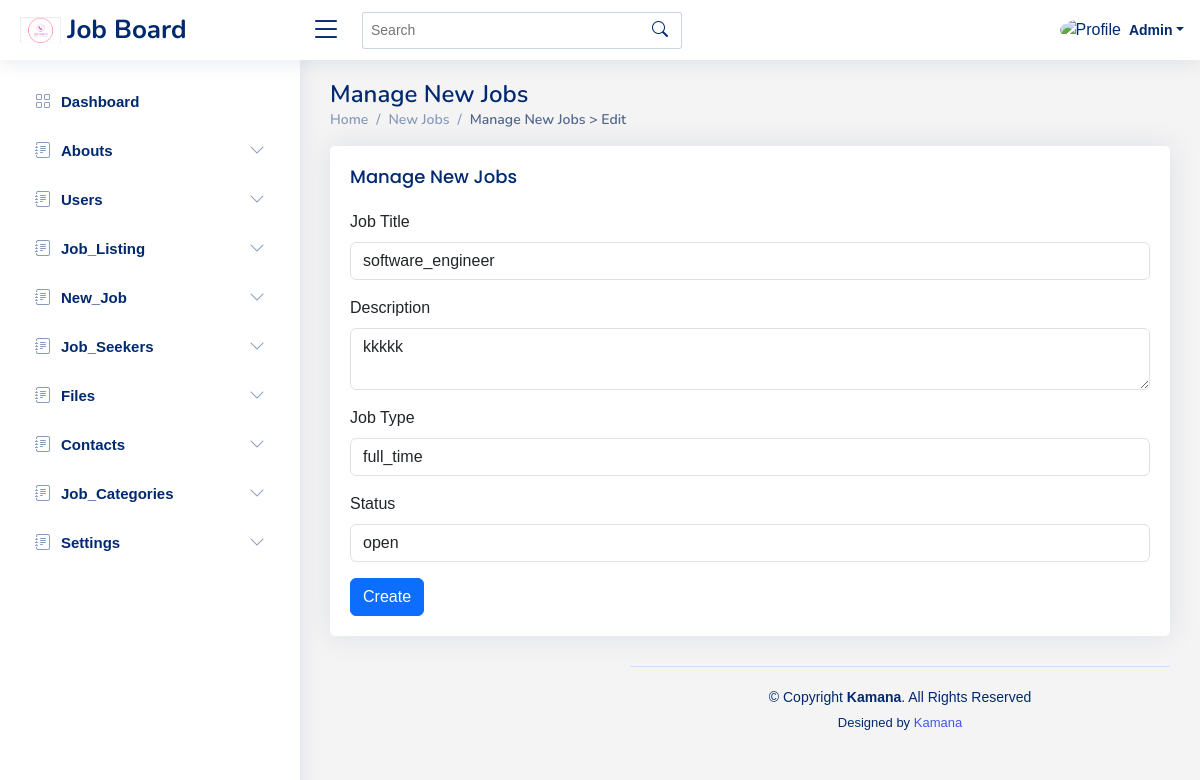
Screenshot of /admin/new_job/edit.php?id=1 (signed in) with the database file from the repository.
### tables this page shows
CREATE TABLE `new_job` (
  `id` int(11) NOT NULL,
  `title` varchar(30) NOT NULL,
  `description` text NOT NULL,
  `job_type` varchar(50) NOT NULL,
  `status` varchar(30) NOT NULL,
  `created_at` timestamp NOT NULL DEFAULT current_timestamp(),
  `updated_at` timestamp NOT NULL DEFAULT current_timestamp() ON UPDATE current_timestamp()
);

### admin/new_job/edit.php (the view, shortened to what this page needs)
<?php require('../includes/header.php'); ?>
<?php require('../includes/navbar.php'); ?>
<?php require('../includes/sidebar.php'); ?>
<main id="main" class="main">
  <div class="pagetitle">
    <h1>Manage New Jobs</h1>
    <nav>
      <ol class="breadcrumb">
        <li class="breadcrumb-item"><a href="index.html">Home</a></li>
        <li class="breadcrumb-item">New Jobs</li>
        <li class="breadcrumb-item active">Manage New Jobs > Edit</li>
      </ol>
    </nav>
  </div>
  <section class="section">
    <div class="row">
      <div class="col-lg-12">
        <div class="card">
          <div class="card-body">
            <div class="d-flex align-items-center justify-content-between">
              <h5 class="card-title">Manage New Jobs</h5>
            </div>
            <?php
            if (isset($_GET['id'])) {
              $id = $_GET['id'];
              $data = "SELECT * FROM new_job where id='$id'";
              $data_result = mysqli_query($con, $data);
              $fetch_data = mysqli_fetch_assoc($data_result);
            }
            ?>
            <form action="create.php" method="post">
              <div class="mb-3">
                <label for="title" class="form-label">Job Title</label>
                <select class="form-control" id="title" name="title" required>
                  <option value="" disabled selected><?php echo $fetch_data['title']; ?></option>
                </select>
              </div>
              <div class="mb-3">
                <label for="description" class="form-label">Description</label>
                <textarea class="form-control" id="description" name="description" required><?php echo $fetch_data['description'] ?></textarea>
              </div>
              <div class="mb-3">
                <label for="job_type" class="form-label">Job Type</label>
                <select class="form-control" id="job_type" name="job_type" required>
                  <option value="" disabled selected><?php echo $fetch_data['job_type']; ?></option>
                </select>
              </div>
              <div class="mb-3">
                <label for="status" class="form-label">Status</label>
                <select class="form-control" id="status" name="status" required>
                  <option value="" disabled selected><?php echo $fetch_data['status']; ?></option>
                </select>
              </div>
              <button type="submit" name="submit" class="btn btn-primary">Create</button>
            </form>
          </div>
        </div>
      </div>
    </div>
  </section>
  <?php require('../includes/footer.php') ?>

### admin/assets/css/style.css (style rules this page uses)
:root { scroll-behavior: smooth; }
body { font-family: "Open Sans", sans-serif; background: #f6f9ff; color: #444444; }
a { color: #4154f1; text-decoration: none; }
h1, h2, h3, h4, h5, h6 { font-family: "Nunito", sans-serif; }
body { font-family: Arial, sans-serif; margin: 0; background-color: #f4f4f4; }
#main { margin-top: 60px; padding: 20px 30px; transition: all 0.3s; }
.pagetitle { margin-bottom: 10px; }
.pagetitle h1 { font-size: 24px; margin-bottom: 0; font-weight: 600; color: #012970; }
.card { margin-bottom: 30px; border: none; border-radius: 5px; box-shadow: 0px 0 30px rgba(1, 41, 112, 0.1); }
.card-title { padding: 20px 0 15px 0; font-size: 18px; font-weight: 500; color: #012970; font-family: "Poppins", sans-serif; }
.card-body { padding: 0 20px 20px 20px; }
.breadcrumb { font-size: 14px; font-family: "Nunito", sans-serif; color: #899bbd; font-weight: 600; }
.breadcrumb a { color: #899bbd; transition: 0.3s; }
.breadcrumb .breadcrumb-item::before { color: #899bbd; }
.breadcrumb .active { color: #51678f; font-weight: 600; }
@media (min-width: 1200px) { #main, #footer { margin-left: 300px; } }

### rows the page displays
new_job: title "software_engineer", description "kkkkk", job_type "full_time", status "open"
